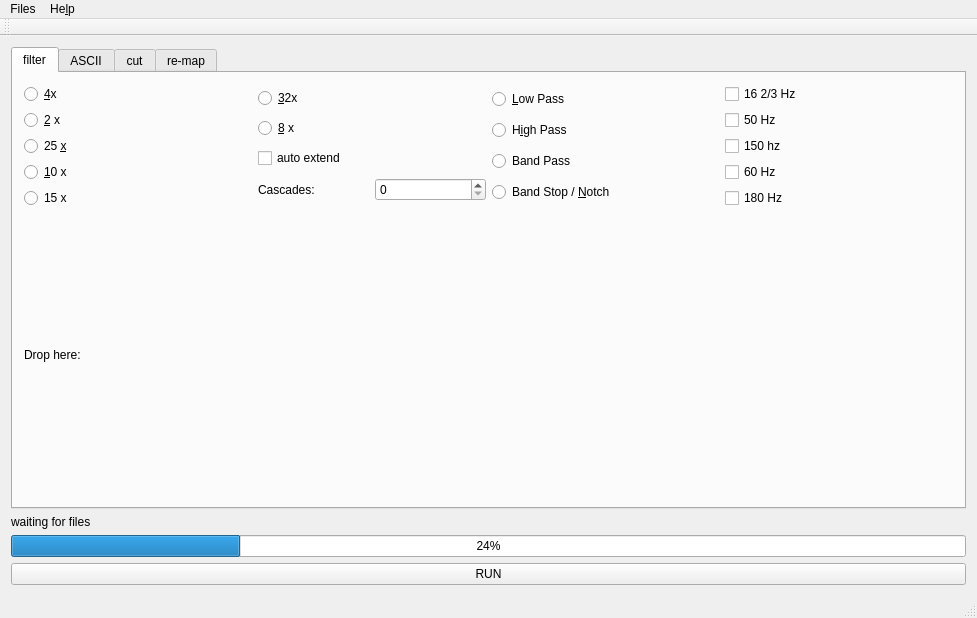
<?xml version="1.0" encoding="UTF-8"?>
<ui version="4.0">
 <class>filter</class>
 <widget class="QMainWindow" name="filter">
  <property name="geometry">
   <rect>
    <x>0</x>
    <y>0</y>
    <width>977</width>
    <height>618</height>
   </rect>
  </property>
  <property name="acceptDrops">
   <bool>true</bool>
  </property>
  <property name="windowTitle">
   <string>filter</string>
  </property>
  <widget class="QWidget" name="centralWidget">
   <property name="acceptDrops">
    <bool>false</bool>
   </property>
   <layout class="QVBoxLayout" name="verticalLayout">
    <item>
     <widget class="QTabWidget" name="tabWidget">
      <property name="acceptDrops">
       <bool>false</bool>
      </property>
      <property name="currentIndex">
       <number>0</number>
      </property>
      <widget class="QWidget" name="tab_filter">
       <property name="acceptDrops">
        <bool>false</bool>
       </property>
       <attribute name="title">
        <string>filter</string>
       </attribute>
       <layout class="QVBoxLayout" name="verticalLayout_6">
        <item>
         <layout class="QHBoxLayout" name="horizontalLayout_2">
          <item>
           <layout class="QVBoxLayout" name="verticalLayout_3">
            <item>
             <widget class="QRadioButton" name="rb_4x">
              <property name="text">
               <string>&amp;4x</string>
              </property>
             </widget>
            </item>
            <item>
             <widget class="QRadioButton" name="rb_2x">
              <property name="text">
               <string>&amp;2 x</string>
              </property>
             </widget>
            </item>
            <item>
             <widget class="QRadioButton" name="rb_25x">
              <property name="text">
               <string>25 &amp;x</string>
              </property>
             </widget>
            </item>
            <item>
             <widget class="QRadioButton" name="rb_10x">
              <property name="text">
               <string>&amp;10 x</string>
              </property>
             </widget>
            </item>
            <item>
             <widget class="QRadioButton" name="rb_15x">
              <property name="text">
               <string>15 x</string>
              </property>
             </widget>
            </item>
           </layout>
          </item>
          <item>
           <layout class="QVBoxLayout" name="verticalLayout_2">
            <item>
             <widget class="QRadioButton" name="rb_32x">
              <property name="text">
               <string>&amp;32x</string>
              </property>
             </widget>
            </item>
            <item>
             <widget class="QRadioButton" name="rb_8x">
              <property name="text">
               <string>&amp;8 x</string>
              </property>
             </widget>
            </item>
            <item>
             <widget class="QCheckBox" name="cb_auto_extend">
              <property name="toolTip">
               <string>extends lowes frequency cascades</string>
              </property>
              <property name="text">
               <string>auto extend</string>
              </property>
             </widget>
            </item>
            <item>
             <layout class="QHBoxLayout" name="horizontalLayout_10">
              <item>
               <widget class="QLabel" name="label_8">
                <property name="text">
                 <string>Cascades:</string>
                </property>
               </widget>
              </item>
              <item>
               <widget class="QSpinBox" name="spinBoxCascades">
                <property name="toolTip">
                 <string>cascade filters</string>
                </property>
               </widget>
              </item>
             </layout>
            </item>
           </layout>
          </item>
          <item>
           <layout class="QVBoxLayout" name="verticalLayout_4">
            <item>
             <widget class="QRadioButton" name="rb_low_pass">
              <property name="text">
               <string>&amp;Low Pass</string>
              </property>
             </widget>
            </item>
            <item>
             <widget class="QRadioButton" name="rb_high_pass">
              <property name="text">
               <string>H&amp;igh Pass</string>
              </property>
             </widget>
            </item>
            <item>
             <widget class="QRadioButton" name="rb_band_pass">
              <property name="text">
               <string>Band Pass</string>
              </property>
             </widget>
            </item>
            <item>
             <widget class="QRadioButton" name="rb_notch">
              <property name="text">
               <string>Band Stop / &amp;Notch</string>
              </property>
             </widget>
            </item>
           </layout>
          </item>
          <item>
           <layout class="QVBoxLayout" name="verticalLayout_5">
            <item>
             <widget class="QCheckBox" name="check16_23">
              <property name="text">
               <string>16 2/3 Hz</string>
              </property>
             </widget>
            </item>
            <item>
             <widget class="QCheckBox" name="check50">
              <property name="text">
               <string>50 Hz</string>
              </property>
             </widget>
            </item>
            <item>
             <widget class="QCheckBox" name="check150">
              <property name="text">
               <string>150 hz</string>
              </property>
             </widget>
            </item>
            <item>
             <widget class="QCheckBox" name="check60">
              <property name="text">
               <string>60 Hz</string>
              </property>
             </widget>
            </item>
            <item>
             <widget class="QCheckBox" name="check180">
              <property name="text">
               <string>180 Hz</string>
              </property>
             </widget>
            </item>
           </layout>
          </item>
         </layout>
        </item>
        <item>
         <layout class="QHBoxLayout" name="horizontalLayout">
          <item>
           <widget class="QLabel" name="label_9">
            <property name="acceptDrops">
             <bool>false</bool>
            </property>
            <property name="text">
             <string>Drop here: </string>
            </property>
           </widget>
          </item>
         </layout>
        </item>
       </layout>
      </widget>
      <widget class="QWidget" name="tabascii">
       <attribute name="title">
        <string>ASCII</string>
       </attribute>
       <layout class="QVBoxLayout" name="verticalLayout_7">
        <item>
         <layout class="QHBoxLayout" name="horizontalLayout_3">
          <item>
           <layout class="QVBoxLayout" name="verticalLayout_8">
            <item>
             <widget class="QRadioButton" name="rb_to_ascii">
              <property name="text">
               <string>ASCII output</string>
              </property>
             </widget>
            </item>
            <item>
             <widget class="QRadioButton" name="rb_to_ascii_scaled">
              <property name="text">
               <string>ASCII output scaled</string>
              </property>
             </widget>
            </item>
            <item>
             <widget class="QRadioButton" name="rb_to_ascii_scaled_nt">
              <property name="toolTip">
               <string>&lt;html&gt;&lt;head/&gt;&lt;body&gt;&lt;p&gt;Don't use this unless you know what you are doing!&lt;/p&gt;&lt;p&gt;&lt;br/&gt;&lt;/p&gt;&lt;/body&gt;&lt;/html&gt;</string>
              </property>
              <property name="text">
               <string>ASCII scaled and &amp;nT (read manual before later spectral analysis;also: large memory usage!)</string>
              </property>
             </widget>
            </item>
            <item>
             <widget class="QRadioButton" name="rb_to_ascii_scaled_nt_theo">
              <property name="text">
               <string>ASCII scaled and nT theoretical cal for f sample &lt; &amp;512 Hz (read the manual! still large memory)</string>
              </property>
             </widget>
            </item>
           </layout>
          </item>
          <item>
           <layout class="QVBoxLayout" name="verticalLayout_9"/>
          </item>
         </layout>
        </item>
        <item>
         <layout class="QHBoxLayout" name="horizontalLayout_4">
          <item>
           <widget class="QCheckBox" name="checkBox_have32GB">
            <property name="text">
             <string>have 32 GB RAM and 4+ cores</string>
            </property>
           </widget>
          </item>
          <item>
           <widget class="QCheckBox" name="checkBox_ISO_date">
            <property name="text">
             <string>ISO 8601 Date</string>
            </property>
           </widget>
          </item>
         </layout>
        </item>
       </layout>
      </widget>
      <widget class="QWidget" name="start_stop">
       <attribute name="title">
        <string>cut</string>
       </attribute>
       <layout class="QVBoxLayout" name="verticalLayout_11">
        <item>
         <layout class="QHBoxLayout" name="horizontalLayout_5">
          <item>
           <layout class="QVBoxLayout" name="verticalLayout_10">
            <item>
             <widget class="QCheckBox" name="rb_cut">
              <property name="text">
               <string>cut</string>
              </property>
             </widget>
            </item>
            <item>
             <widget class="QCheckBox" name="rb_cut_shift">
              <property name="text">
               <string>cut and shift</string>
              </property>
             </widget>
            </item>
            <item>
             <layout class="QHBoxLayout" name="horizontalLayout_8">
              <item>
               <widget class="QCheckBox" name="checkBox_copy_old_files">
                <property name="text">
                 <string>copy old files</string>
                </property>
               </widget>
              </item>
              <item>
               <widget class="QRadioButton" name="rb_1x">
                <property name="text">
                 <string>o&amp;ne by one ats</string>
                </property>
               </widget>
              </item>
              <item>
               <widget class="QCheckBox" name="check_fullseconds">
                <property name="text">
                 <string>Full Seconds</string>
                </property>
               </widget>
              </item>
             </layout>
            </item>
           </layout>
          </item>
          <item>
           <layout class="QVBoxLayout" name="verticalLayout_12">
            <item>
             <widget class="QLabel" name="label_5">
              <property name="font">
               <font>
                <italic>true</italic>
               </font>
              </property>
              <property name="text">
               <string>start time and samples are independend</string>
              </property>
             </widget>
            </item>
            <item>
             <widget class="QLabel" name="label_6">
              <property name="font">
               <font>
                <italic>true</italic>
               </font>
              </property>
              <property name="text">
               <string>only full seconds mode makes sense</string>
              </property>
             </widget>
            </item>
            <item>
             <widget class="QLabel" name="label_7">
              <property name="font">
               <font>
                <italic>true</italic>
               </font>
              </property>
              <property name="text">
               <string>use samples/start &lt;-&gt; stop may free float, check!</string>
              </property>
             </widget>
            </item>
            <item>
             <widget class="QCheckBox" name="checkBox_join_starttime_and_samples">
              <property name="text">
               <string>join start time and samples</string>
              </property>
              <property name="checked">
               <bool>true</bool>
              </property>
             </widget>
            </item>
            <item>
             <layout class="QHBoxLayout" name="horizontalLayout_7">
              <item>
               <widget class="QLabel" name="label_4">
                <property name="font">
                 <font>
                  <italic>false</italic>
                 </font>
                </property>
                <property name="text">
                 <string>use samples:</string>
                </property>
               </widget>
              </item>
              <item>
               <widget class="QSpinBox" name="spinBox_use_samples"/>
              </item>
             </layout>
            </item>
           </layout>
          </item>
         </layout>
        </item>
        <item>
         <layout class="QHBoxLayout" name="horizontalLayout_6">
          <item>
           <layout class="QVBoxLayout" name="verticalLayout_13">
            <item>
             <widget class="QSpinBox" name="spinBox_start_sample"/>
            </item>
            <item>
             <widget class="QSpinBox" name="TimeStampspinBox_start"/>
            </item>
            <item>
             <widget class="QDateTimeEdit" name="dateTimeEdit_start">
              <property name="minimumDateTime">
               <datetime>
                <hour>12</hour>
                <minute>0</minute>
                <second>0</second>
                <year>1999</year>
                <month>12</month>
                <day>29</day>
               </datetime>
              </property>
              <property name="displayFormat">
               <string>yyyy-MM-dd HH:mm:ss</string>
              </property>
              <property name="timeSpec">
               <enum>Qt::UTC</enum>
              </property>
             </widget>
            </item>
           </layout>
          </item>
          <item>
           <layout class="QVBoxLayout" name="verticalLayout_14">
            <item>
             <widget class="QLabel" name="label_2">
              <property name="text">
               <string>&lt;- start sample stop -&gt;</string>
              </property>
              <property name="alignment">
               <set>Qt::AlignCenter</set>
              </property>
             </widget>
            </item>
            <item>
             <widget class="QLabel" name="label">
              <property name="text">
               <string>&lt;- start timestamp stop -&gt;</string>
              </property>
              <property name="alignment">
               <set>Qt::AlignCenter</set>
              </property>
             </widget>
            </item>
            <item>
             <widget class="QLabel" name="label_3">
              <property name="text">
               <string>&lt;- start datetime stop -&gt;</string>
              </property>
              <property name="alignment">
               <set>Qt::AlignCenter</set>
              </property>
             </widget>
            </item>
           </layout>
          </item>
          <item>
           <layout class="QVBoxLayout" name="verticalLayout_15">
            <item>
             <widget class="QSpinBox" name="spinBox_stop_sample"/>
            </item>
            <item>
             <widget class="QSpinBox" name="TimeStampspinBox_stop"/>
            </item>
            <item>
             <widget class="QDateTimeEdit" name="dateTimeEdit_stop">
              <property name="displayFormat">
               <string>yyyy-MM-dd HH:mm:ss</string>
              </property>
              <property name="timeSpec">
               <enum>Qt::UTC</enum>
              </property>
             </widget>
            </item>
           </layout>
          </item>
         </layout>
        </item>
       </layout>
      </widget>
      <widget class="QWidget" name="tab_remap">
       <property name="acceptDrops">
        <bool>false</bool>
       </property>
       <attribute name="title">
        <string>re-map</string>
       </attribute>
       <layout class="QHBoxLayout" name="horizontalLayout_9">
        <item>
         <layout class="QVBoxLayout" name="left_remap">
          <item>
           <widget class="QCheckBox" name="rb_remap">
            <property name="text">
             <string>re-&amp;map</string>
            </property>
           </widget>
          </item>
         </layout>
        </item>
        <item>
         <layout class="QVBoxLayout" name="right_remap">
          <item>
           <widget class="QCheckBox" name="checkBox_have_copy">
            <property name="text">
             <string>I have a copy of my data</string>
            </property>
           </widget>
          </item>
         </layout>
        </item>
       </layout>
      </widget>
     </widget>
    </item>
    <item>
     <widget class="QLabel" name="label_files">
      <property name="text">
       <string>waiting for files</string>
      </property>
     </widget>
    </item>
    <item>
     <widget class="QProgressBar" name="progressBar">
      <property name="value">
       <number>24</number>
      </property>
     </widget>
    </item>
    <item>
     <widget class="QPushButton" name="runbuton">
      <property name="text">
       <string>RUN</string>
      </property>
     </widget>
    </item>
   </layout>
  </widget>
  <widget class="QMenuBar" name="menuBar">
   <property name="geometry">
    <rect>
     <x>0</x>
     <y>0</y>
     <width>977</width>
     <height>40</height>
    </rect>
   </property>
   <property name="acceptDrops">
    <bool>false</bool>
   </property>
   <widget class="QMenu" name="menuHelp">
    <property name="acceptDrops">
     <bool>false</bool>
    </property>
    <property name="title">
     <string>He&amp;lp</string>
    </property>
    <addaction name="actionHelp"/>
   </widget>
   <widget class="QMenu" name="menuFiles">
    <property name="acceptDrops">
     <bool>false</bool>
    </property>
    <property name="title">
     <string>Files</string>
    </property>
    <addaction name="actionopenFolder"/>
    <addaction name="actionopenXML"/>
    <addaction name="actionopenATS"/>
   </widget>
   <addaction name="menuFiles"/>
   <addaction name="menuHelp"/>
  </widget>
  <widget class="QToolBar" name="mainToolBar">
   <attribute name="toolBarArea">
    <enum>TopToolBarArea</enum>
   </attribute>
   <attribute name="toolBarBreak">
    <bool>false</bool>
   </attribute>
  </widget>
  <widget class="QStatusBar" name="statusBar"/>
  <action name="actionHelp">
   <property name="text">
    <string>&amp;Help</string>
   </property>
  </action>
  <action name="actionopenFolder">
   <property name="text">
    <string>openFolder</string>
   </property>
  </action>
  <action name="actionopenXML">
   <property name="text">
    <string>openXML</string>
   </property>
  </action>
  <action name="actionopenATS">
   <property name="text">
    <string>openATS</string>
   </property>
  </action>
 </widget>
 <layoutdefault spacing="6" margin="11"/>
 <resources/>
 <connections/>
</ui>
